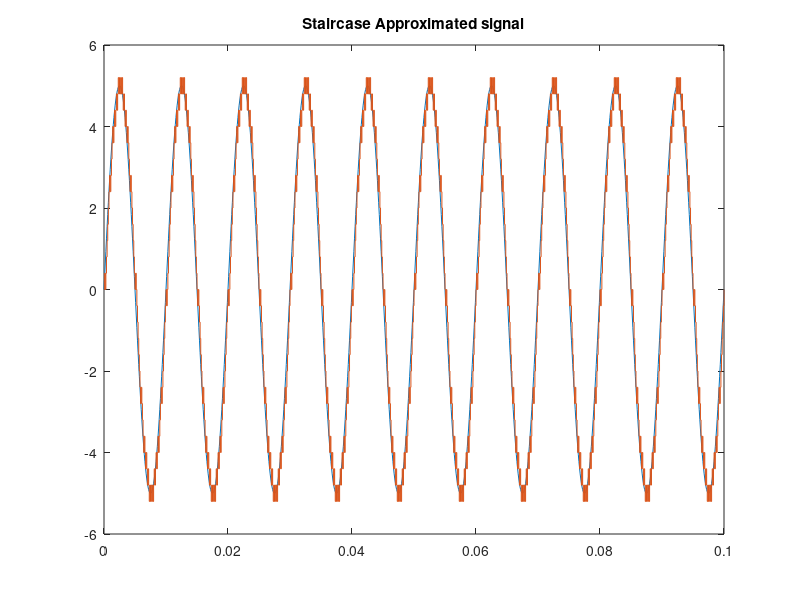
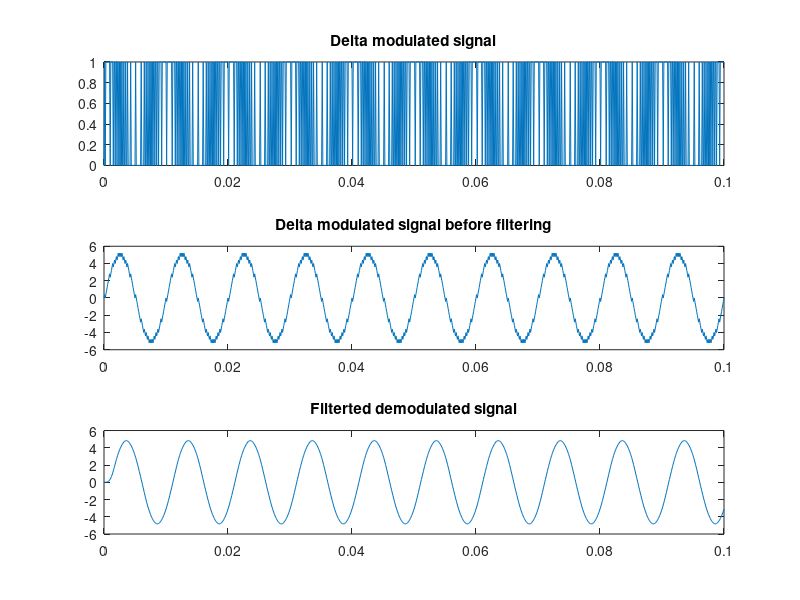

Here is the MATLAB script that generated these plots, in order:
clear all;
clc;
close all;

fs = 10000;
fm = 100;
time = linspace(0 , 1000/fs , 1001);
x = 5*sin(2 * pi * 100 .* time);
plot(time , x);
hold on;

y = [0];
xr = 0;
del = .4;
for i = 1 : length(x) - 1
    if xr(i) <= x(i)
        d = 1;
        xr(i+ 1) = xr(i) + del;
    else 
        d = 0;
        xr(i + 1) = xr(i) - del;
    end
    y = [y d];
end

stairs(time , xr);
title('Staircase Approximated signal');
hold off;



MSE = sum((x - xr) .^ 2) / length(x);
disp(['MSE : ' , num2str(MSE)]);


%% 
figure;
subplot(3 , 1 , 1);
plot(time , y);
title('Delta modulated signal');

y_demod = [0];
xr_demod = 0;
for i = 2 : length(y)
    if y(i) == 1
        xr_demod = xr_demod + del;
    else
        xr_demod = xr_demod - del;
    end
   
    y_demod = [y_demod xr_demod];
end


subplot(3 , 1 , 2);
plot(time , y_demod);
title('Delta modulated signal before filtering');

filter_order = 20;
f_coeff = fir1(filter_order , fm/(fs/2), 'low');
filtered_signal = filter(f_coeff , 1 , y_demod);

subplot(3 ,1, 3);
plot(time , filtered_signal);
title('Filterted demodulated signal');









